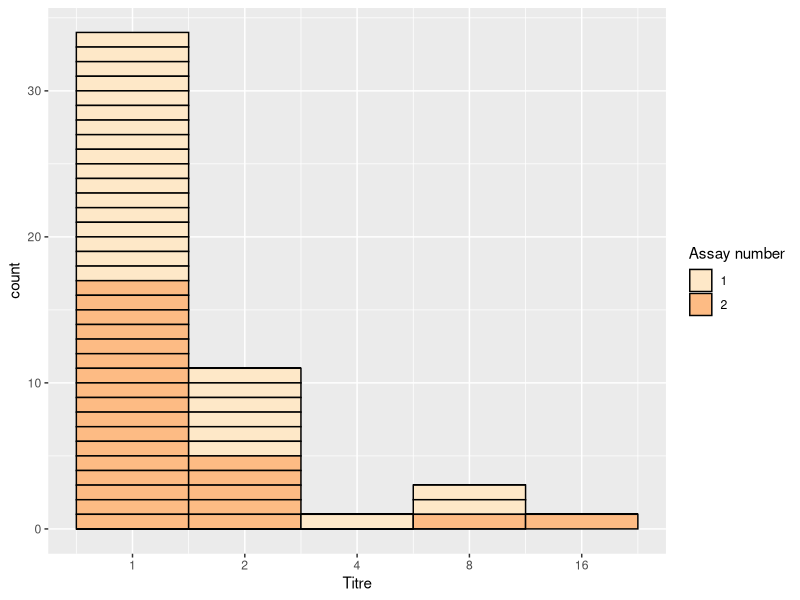
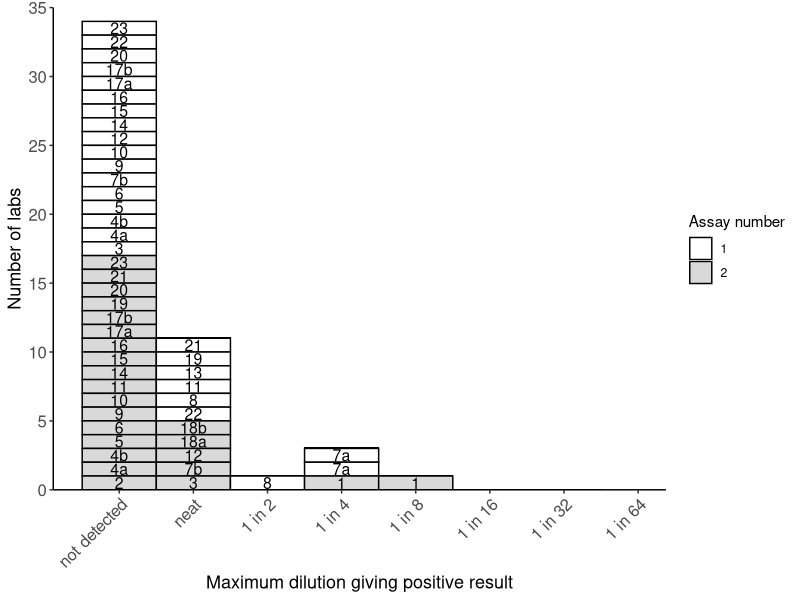

These figures' R source, in order:
rm(list=ls())
library(dplyr)
library(ggplot2)
library(tidyverse)

#setwd("//ad/net/user/clongsta/My Documents/R/DPlyr")

#Titre range was changed to 1 to 16 for not detected to 1 in 8.  Axis labels can be changed later
Plate.DF<-read_csv("CS640 anti-HPA15aa titres_2.csv")
Res.DF<-Plate.DF %>% arrange(Titre) %>% mutate(label_y=cumsum(Titre)) %>% mutate(nn=1:nrow(Plate.DF)) %>% drop_na()

g_ghis<-ggplot(Res.DF, aes(Titre, fill = as.factor(Assay_number), group = nn))+
  scale_x_continuous(trans = 'log2')+
  scale_fill_brewer(palette = "OrRd", name = "Assay number")+
  geom_histogram(binwidth = 1, colour="black")
g_ghis #check the starting histogram


#Get label coordinates from inside ggplot
g_g1.bld<-layer_data(g_ghis, 1) # digs into the structure of the ggplot, get the 1st element in the list, a dataframe
nreal<-g_g1.bld$count!=0  #there are a lot of zeros in the dataframe, find the useful rows
g_g1.bld<-g_g1.bld[nreal,]#make a new dataframe without the 0 rows

Titre_range<-c(1,2,4,8, 16)
Res.DF$text.x<-Titre_range[g_g1.bld$x+1]
#Res.DF$text.x<-Titre_range[g_g1.bld$x] # make a new column for x coordinates incorporating the actual titre range
Res.DF$text.y<-g_g1.bld$y-0.5 #find the y coordinates, nudge them into the middle of the box
Res.DFc<-Res.DF %>% group_by(Titre) %>% mutate(text.yc = rev(text.y))  # it is neccessary to reverse the order of y titres in each group
Res.DFc<-Res.DFc  %>% mutate(Labn_rev = rev(Lab_number)) # reverse the lab numbers



#Write these files for checking
#Check the data if necessary
#write.table(Res.DFc, "clipboard", sep="\t", col.names=T, row.names=F) 
#write.csv(Res.DFc, "Res.DF_plot.csv", row.names=F) 

g_ghisc<-ggplot(Res.DFc, aes(Titre, fill = as.factor(Assay_number), group = nn))+
  scale_x_continuous(trans = 'log2', limits = c(0.7, 128), breaks = c(1,2,4,8,16,32, 64, 128), 
                     labels = c("not detected", "neat", "1 in 2", "1 in 4", "1 in 8", "1 in 16", "1 in 32", "1 in 64"))+ #x axis settings
  scale_y_continuous(limits = c(0, 35), breaks = c(0, 5, 10, 15, 20, 25, 30, 35), expand = c(0,0))+ #y axis settings
  geom_histogram(binwidth = 1, colour="black")+ #histogram settings
  scale_fill_grey(start = 1, end = 0.85, name = "Assay number")+ # fill colour settings with adjustable grey scale
  #scale_fill_brewer(palette = "OrRd", name = "Assay number")+ #colour settings for photocopying graphs
  theme_classic()+                                               # simple theme
  theme(axis.title=element_text(size = 13), axis.text.x = element_text(size = 12, angle = 45, hjust=1), axis.text.y = element_text(size = 12))+ #adjustments for axis text
  labs(x = "Maximum dilution giving positive result", y = "Number of labs")+ #x and y axis labels
  annotate("text",x=Res.DFc$text.x,y=Res.DFc$text.yc,label=Res.DFc$Lab_number,size=4.0) #annotate with labels inside the boxes, eg lab number
g_ghisc

#Make some tiffs
tiff("CS640 HPA15aa 3.tif", units="in",width=11,height=9.0,res=300,compression='lzw')
g_ghisc
dev.off()
